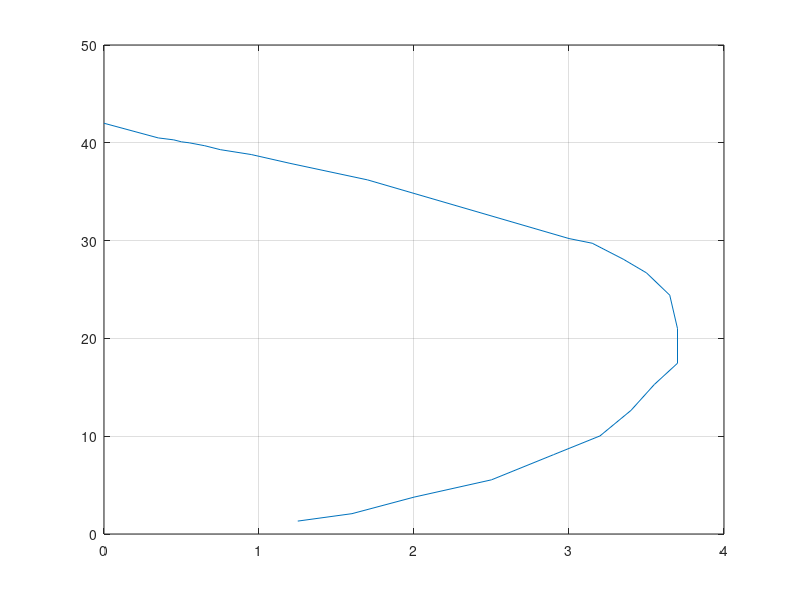

Source code (MATLAB):
clear all;

x = [0 .35 .4 .45 .5 .55 .65 .75 .95 1.2 1.7 3 3.15 3.35 3.5 3.65 3.7 3.7 ...
    3.55 3.4 3.2 2.9 2.5 2 1.6 1.25];
y = [42 40.5 40.4 40.3 40.1 40 39.7 39.3 38.8 37.9 36.21 30.21 29.73 28.10 26.70 24.42 21 ...
    17.46 15.28 12.64 10.03 8.11 5.54 3.77 2.08 1.32];
plot(x,y,'-');

grid on
